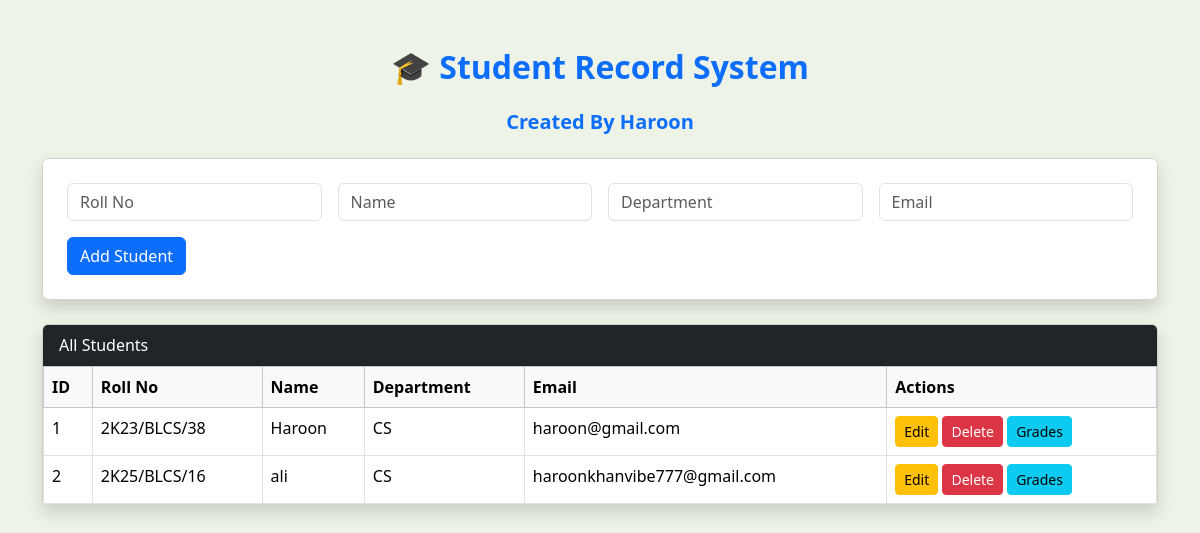
Before: / with the older database file.
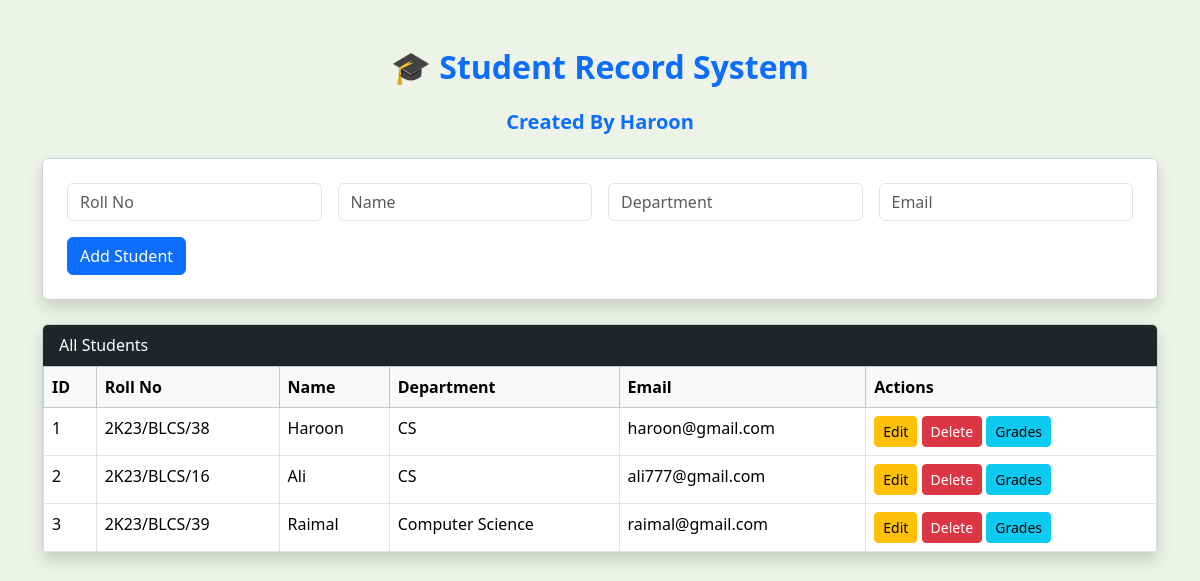
After: the same page with the newer database file.
### Components/models.py (models this page shows)
class Students(db.Model):
    id=db.Column(db.Integer,primary_key=True)
    roll_no=db.Column(db.String(20),unique=True,nullable=False)
    name=db.Column(db.String(60),unique=True,nullable=False)
    department=db.Column(db.String(60))
    email=db.Column(db.String(100),unique=True)
    grades=db.relationship('Grade',backref='student',cascade="all,delete-orphan")

### Components/routes.py (the view, shortened to what this page needs)
@app.route('/', methods=['GET', 'POST'])
def index():
    students = Students.query.all()
    edit_student = None
    if request.args.get('edit'):
        edit_student = Students.query.get_or_404(request.args.get('edit'))
    return render_template('index.html', students=students, edit_student=edit_student)

### Components/templates/index.html (shortened to what this page needs)
<!DOCTYPE html>
<html>
<head>
  <link href="https://cdn.jsdelivr.net/npm/bootstrap@5.3.3/dist/css/bootstrap.min.css" rel="stylesheet">
</head>
<body>
<div class="container mt-5">
  <h2 class="text-center mb-4 text-primary fw-bold">🎓 Student Record System</h2>
  <h5 class="text-center mb-4 text-primary fw-bold">Created By Haroon</h5>
  <form method="POST" class="card p-4 mb-4 shadow">
    <div class="row g-3">
      <div class="col-md-3">
        <input type="text" class="form-control" name="roll_no" placeholder="Roll No" value="{{ edit_student.roll_no if edit_student else '' }}" required>
      </div>
      <div class="col-md-3">
        <input type="text" class="form-control" name="name" placeholder="Name" value="{{ edit_student.name if edit_student else '' }}" required>
      </div>
      <div class="col-md-3">
        <input type="text" class="form-control" name="department" placeholder="Department" value="{{ edit_student.department if edit_student else '' }}" required>
      </div>
      <div class="col-md-3">
        <input type="email" class="form-control" name="email" placeholder="Email" value="{{ edit_student.email if edit_student else '' }}" required>
      </div>
      <div class="col-12 d-flex justify-content-between">
        <button type="submit" class="btn btn-primary">{{ 'Update Student' if edit_student else 'Add Student' }}</button>
      </div>
    </div>
  </form>
  <div class="card shadow">
    <div class="card-header bg-dark text-white">All Students</div>
    <div class="table-responsive">
      <table class="table table-bordered m-0">
        <thead class="table-light">
          <tr>
            <th>ID</th><th>Roll No</th><th>Name</th><th>Department</th><th>Email</th><th>Actions</th>
          </tr>
        </thead>
        <tbody>
          {% for student in students %}
          <tr>
            <td>{{ student.id }}</td>
            <td>{{ student.roll_no }}</td>
            <td>{{ student.name }}</td>
            <td>{{ student.department }}</td>
            <td>{{ student.email }}</td>
            <td>
              <a href="/?edit={{ student.id }}" class="btn btn-warning btn-sm">Edit</a>
              <a href="/delete/{{ student.id }}" class="btn btn-danger btn-sm" onclick="return confirm('Delete this student?')">Delete</a>
              <button class="btn btn-info btn-sm" data-bs-toggle="collapse" data-bs-target="#grades{{ student.id }}">Grades</button>
            </td>
          </tr>
          {% endfor %}
        </tbody>
      </table>
    </div>
  </div>
</div>
</body>
</html>

### Components/templates/index.html (style rules this page uses)
body { background-color: #eef3e7; }
.card { box-shadow: 0 0 10px rgba(0, 0, 0, 0.1); }

Changed rows visible on the page:
changed Students id 2: roll_no "2K25/BLCS/16" → "2K23/BLCS/16"; name "ali" → "Ali"; email "haroonkhanvibe777@gmail.com" → "ali777@gmail.com"
added Students: id "3", roll_no "2K23/BLCS/39", name "Raimal", department "Computer Science", email "raimal@gmail.com"
